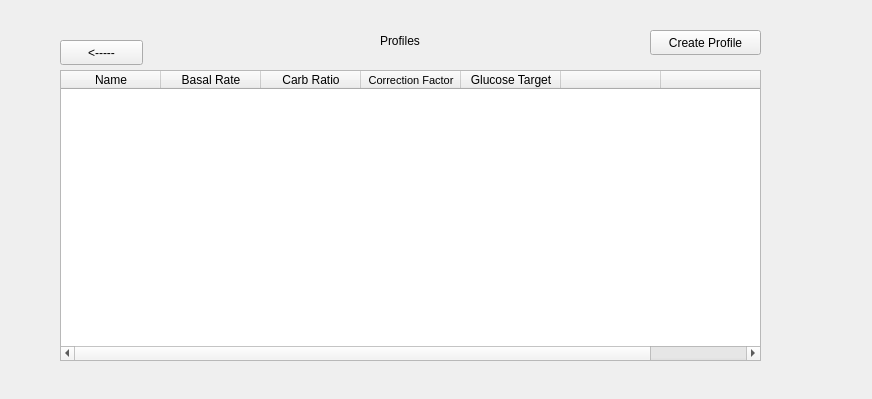
<?xml version="1.0" encoding="UTF-8"?>
<ui version="4.0">
 <class>ProfilePage</class>
 <widget class="QWidget" name="ProfilePage">
  <property name="geometry">
   <rect>
    <x>0</x>
    <y>0</y>
    <width>872</width>
    <height>399</height>
   </rect>
  </property>
  <property name="windowTitle">
   <string>Form</string>
  </property>
  <widget class="QPushButton" name="backButton">
   <property name="geometry">
    <rect>
     <x>60</x>
     <y>40</y>
     <width>83</width>
     <height>25</height>
    </rect>
   </property>
   <property name="text">
    <string>&lt;-----</string>
   </property>
  </widget>
  <widget class="QPushButton" name="createProfileButton">
   <property name="geometry">
    <rect>
     <x>650</x>
     <y>30</y>
     <width>111</width>
     <height>25</height>
    </rect>
   </property>
   <property name="text">
    <string>Create Profile</string>
   </property>
  </widget>
  <widget class="QLabel" name="label">
   <property name="geometry">
    <rect>
     <x>380</x>
     <y>30</y>
     <width>91</width>
     <height>21</height>
    </rect>
   </property>
   <property name="text">
    <string>Profiles</string>
   </property>
  </widget>
  <widget class="QTableWidget" name="profilesTable">
   <property name="geometry">
    <rect>
     <x>60</x>
     <y>70</y>
     <width>701</width>
     <height>291</height>
    </rect>
   </property>
   <column>
    <property name="text">
     <string>Name</string>
    </property>
   </column>
   <column>
    <property name="text">
     <string>Basal Rate</string>
    </property>
   </column>
   <column>
    <property name="text">
     <string>Carb Ratio</string>
    </property>
   </column>
   <column>
    <property name="text">
     <string>Correction Factor</string>
    </property>
    <property name="font">
     <font>
      <pointsize>8</pointsize>
     </font>
    </property>
   </column>
   <column>
    <property name="text">
     <string>Glucose Target</string>
    </property>
    <property name="font">
     <font>
      <pointsize>9</pointsize>
     </font>
    </property>
   </column>
   <column>
    <property name="text">
     <string/>
    </property>
   </column>
   <column>
    <property name="text">
     <string/>
    </property>
   </column>
  </widget>
 </widget>
 <resources/>
 <connections/>
</ui>
